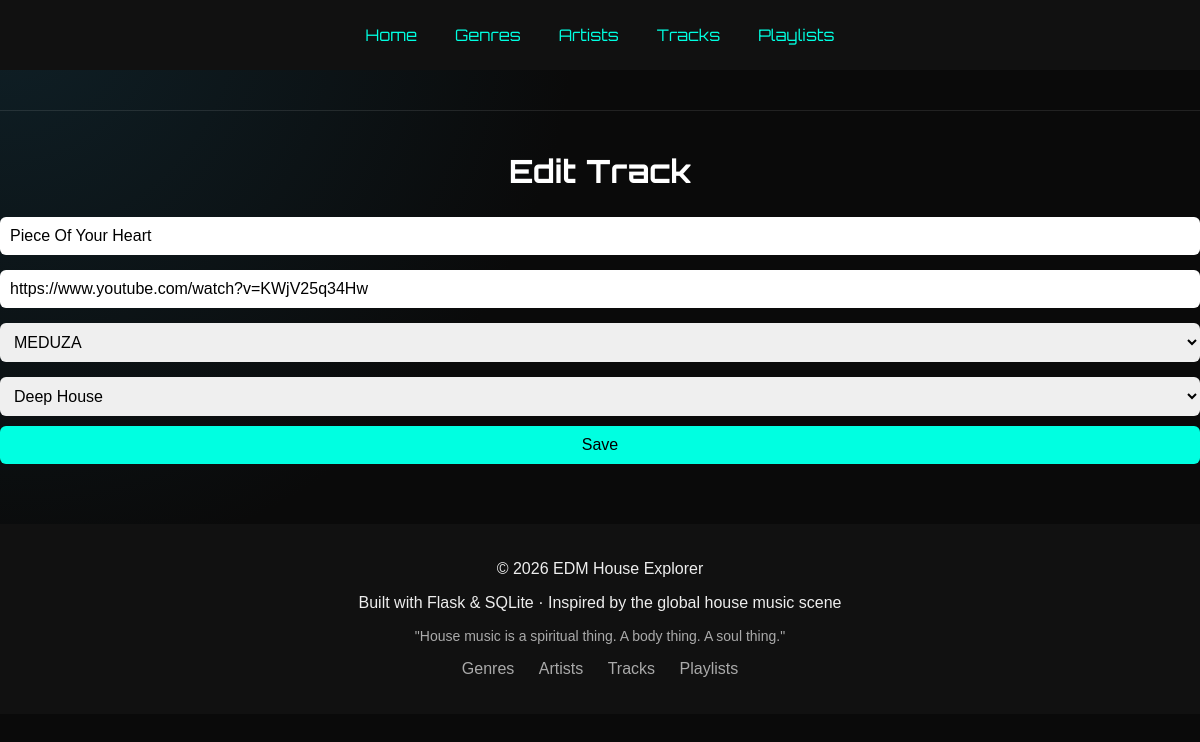
/edit_track/1, run on the app's committed database.
### tables this page shows
CREATE TABLE tracks (
        id INTEGER PRIMARY KEY AUTOINCREMENT,
        title TEXT NOT NULL,
        youtube_link TEXT,
        artist_id INTEGER,
        genre_id INTEGER,
        FOREIGN KEY (artist_id) REFERENCES artists(id),
        FOREIGN KEY (genre_id) REFERENCES genres(id)
    );

CREATE TABLE artists (
        id INTEGER PRIMARY KEY AUTOINCREMENT,
        name TEXT NOT NULL,
        image TEXT,
        about TEXT
    );

CREATE TABLE genres (
        id INTEGER PRIMARY KEY AUTOINCREMENT,
        name TEXT NOT NULL,
        description TEXT
    );

### app.py (the view, shortened to what this page needs)
@app.route("/edit_track/<int:id>", methods=["GET", "POST"])
def edit_track(id):
    conn = sqlite3.connect("database.db")
    cursor = conn.cursor()
    cursor.execute("SELECT * FROM tracks WHERE id=?", (id,))
    track = cursor.fetchone()
    cursor.execute("SELECT * FROM artists")
    artists = cursor.fetchall()
    cursor.execute("SELECT * FROM genres")
    genres = cursor.fetchall()
    conn.close()
    return render_template("edit_track.html",
                           track=track,
                           artists=artists,
                           genres=genres)

### templates/edit_track.html
{% extends "base.html" %}
{% block content %}
<h1>Edit Track</h1>
<form method="POST">
    <input type="text" name="title" value="{{ track[1] }}" required>
    <input type="text" name="youtube_link" value="{{ track[2] }}">
    <select name="artist_id">
        {% for artist in artists %}
            <option value="{{ artist[0] }}"
                {% if artist[0] == track[3] %} selected {% endif %}>
                {{ artist[1] }}
            </option>
        {% endfor %}
    </select>
    <select name="genre_id">
        {% for genre in genres %}
            <option value="{{ genre[0] }}"
                {% if genre[0] == track[4] %} selected {% endif %}>
                {{ genre[1] }}
            </option>
        {% endfor %}
    </select>
    <button type="submit">Save</button>
</form>
{% endblock %}

### static/style.css (style rules this page uses)
body { background-color: #0a0a0a; color: white; font-family: 'Inter', sans-serif; background: radial-gradient(circle at top left, #0f2027, #0a0a0a 40%), radial-gradient(circle at bottom right, #001f1c, #0a0a0a 40%); background-attachment: fixed; }
h1, h2, h3, nav { font-family: 'Orbitron', sans-serif; }
input, select { width: 100%; padding: 10px; margin: 5px 0; border-radius: 6px; border: none; }
button { padding: 10px 15px; background: #00ffe1; border: none; border-radius: 6px; cursor: pointer; }
h1 { text-align: center; }
* { box-sizing: border-box; }
html, body { margin: 0; padding: 0; overflow-x: hidden; font-family: Arial, sans-serif; }
form { width: 100%; }
input, select, textarea, button { width: 100%; max-width: 100%; padding: 10px; margin-bottom: 10px; font-size: 16px; }

### data on the page
tracks: title "Piece Of Your Heart", youtube_link "https://www.youtube.com/watch?v=KWjV25q34Hw", artist_id "MEDUZA", genre_id "Deep House"
